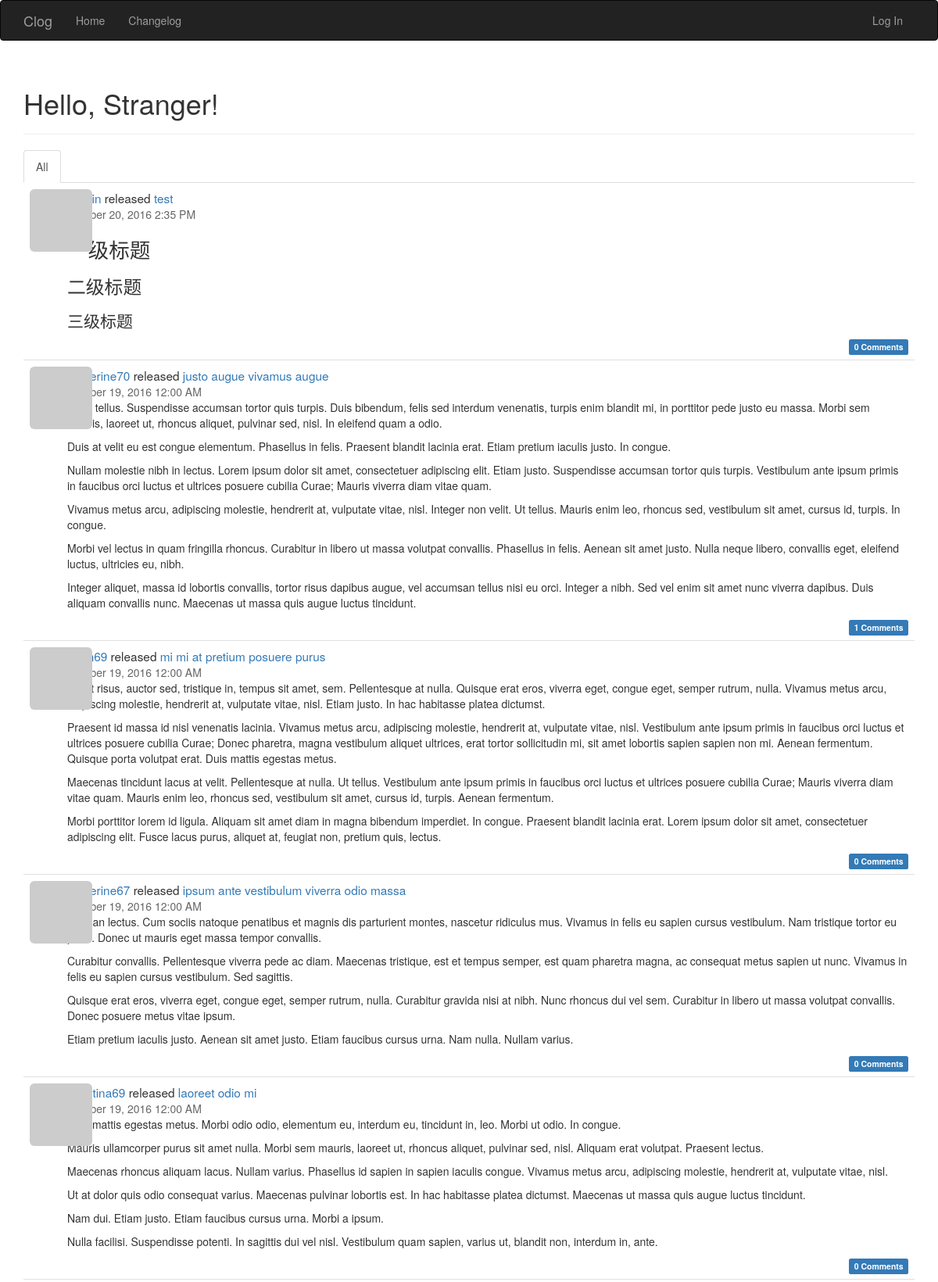
The page / (upper part) on the database its author committed.
### app/models.py (models this page shows, shortened)
class Post(db.Model):
    __tablename__ = 'posts'
    id = db.Column(db.Integer, primary_key=True)
    title = db.Column(db.Text)
    body = db.Column(db.Text)
    timestamp = db.Column(db.DateTime, index=True, default=datetime.utcnow)
    author_id = db.Column(db.Integer, db.ForeignKey('users.id'))
    body_html = db.Column(db.Text)
    comments = db.relationship('Comment', backref='post', lazy='dynamic')

class User(UserMixin, db.Model):
    __tablename__ = 'users'
    id = db.Column(db.Integer, primary_key=True)
    username = db.Column(db.String(64), unique=True, index=True)
    email = db.Column(db.String(64), unique=True, index=True)
    role_id = db.Column(db.Integer, db.ForeignKey('roles.id'))
    password_hash = db.Column(db.String(128))
    confirmed = db.Column(db.Boolean, default=False)
    avatar_hash = db.Column(db.String(32))
    name = db.Column(db.String(64))
    location = db.Column(db.String(64))
    about_me = db.Column(db.Text)
    member_since = db.Column(db.DateTime(), default=datetime.utcnow)
    last_seen = db.Column(db.DateTime(), default=datetime.utcnow)
    posts = db.relationship('Post', backref='author', lazy='dynamic')
    followed = db.relationship('Follow',
                               foreign_keys=[Follow.follower_id],
                               backref=db.backref('follower', lazy='joined'),
                               lazy='dynamic',
                               cascade='all, delete-orphan')
    followers = db.relationship('Follow',
                                foreign_keys=[Follow.followed_id],
                                backref=db.backref('followed', lazy='joined'),
                                lazy='dynamic',
                                cascade='all, delete-orphan')
    comments = db.relationship('Comment', backref='author', lazy='dynamic')
    @property
    def password(self):
        raise AttributeError('password is not a readable attribute')
    def gravatar(self, size=100, default='identicon', rating='g'):
        if request.is_secure:
            url = 'https://secure.gravatar.com/avatar'
        else:
            url = 'https://www.gravatar.com/avatar'
        hash = self.avatar_hash or hashlib.md5(
            self.email.encode('utf-8')).hexdigest()
        return '{url}/{hash}?s={size}&d={default}&r={rating}'.format(
            url=url, hash=hash, size=size, default=default, rating=rating)

### app/main/views.py (the view)
@main.route('/', methods=['GET', 'POST'])
def index():
    form = PostForm()
    if current_user.can(Permission.WRITE_ARTICLES) and form.validate_on_submit():
        post = Post(title=form.title.data,
            body=form.body.data, author=current_user._get_current_object())
        db.session.add(post)
        return redirect(url_for('.index'))
    page = request.args.get('page', 1, type=int)
    show_followed = False
    if current_user.is_authenticated:
        show_followed = bool(request.cookies.get('show_followed', ''))
    if show_followed:
        query = current_user.followed_posts
    else:
        query = Post.query
    pagination = query.order_by(Post.timestamp.desc()).paginate(
        page, per_page=current_app.config['FLASKY_POSTS_PER_PAGE'],
        error_out=False)
    posts = pagination.items
    return render_template('index.html', form=form, posts=posts,
                           show_followed=show_followed, pagination=pagination)

### app/auth/views.py (called while the page is built)
@auth.before_app_request
def before_request():
    if current_user.is_authenticated:
        current_user.ping()
        if not current_user.confirmed \
                and request.endpoint[:5] != 'auth.' \
                and request.endpoint != 'static':
            return redirect(url_for('auth.unconfirmed'))

### app/main/__init__.py (called while the page is built)
@main.app_context_processor
def inject_permissions():
    return dict(Permission=Permission)

### app/models.py (called while the page is built)
    def can(self, permissions):
        return False

    def is_administrator(self):
        return False

### app/templates/index.html (shortened to what this page needs)
{% extends "base.html" %}
{% import "bootstrap/wtf.html" as wtf %}
{% import "_macros.html" as macros %}
{% block page_content %}
<div class="page-header">
    <h1>Hello, {% if current_user.is_authenticated %}{{ current_user.username }}{% else %}Stranger{% endif %}!</h1>
</div>
<div class="post-tabs">
    <ul class="nav nav-tabs">
        <li{% if not show_followed %} class="active"{% endif %}><a href="{{ url_for('.show_all') }}">All</a></li>
    </ul>
    {% include '_posts.html' %}
</div>
{% endblock %}

### app/templates/_posts.html (shortened to what this page needs)
<ul class="posts">
    {% for post in posts %}
    <li class="post">
        <div class="post-thumbnail">
            <a href="{{ url_for('.user', username=post.author.username) }}">
                <img class="img-rounded profile-thumbnail" src="{{ post.author.gravatar(size=40) }}">
            </a>
        </div>
        <div class="post-content">
            <div class="post-author">
                <a href="{{ url_for('.user', username=post.author.username) }}">{{ post.author.username }}</a>
                released
                <a href="{{ url_for('.post', id=post.id) }}">{{ post.title }}</a>
            </div>
            <div class="post-date">{{ moment(post.timestamp).format('LLL') }}</div>
            <div class="post-body">
                {% if post.body_html %}
                    {{ post.body_html | safe }}
                {% else %}
                    {{ post.body }}
                {% endif %}
            </div>
            <div class="post-footer">
                <a href="{{ url_for('.post', id=post.id) }}#comments">
                    <span class="label label-primary">{{ post.comments.count() }} Comments</span>
                </a>
            </div>
        </div>
    </li>
    {% endfor %}
</ul>

### app/static/styles.css (style rules this page uses)
.profile-thumbnail { position: absolute; }
div.post-tabs { margin-top: 16px; }
ul.posts { list-style-type: none; padding: 0px; margin: 16px 0px 0px 0px; border-top: 1px solid #e0e0e0; }
div.post-tabs ul.posts { margin: 0px; border-top: none; }
ul.posts li.post { padding: 8px; border-bottom: 1px solid #e0e0e0; }
div.post-date { color: #666666; }
div.post-author { font-size: 110%; }
div.post-body { max-height: 300px; overflow-y: auto; }
div.post-thumbnail { position: absolute; }
div.post-content { margin-left: 48px; min-height: 48px; }
div.post-footer { text-align: right; }
.post-body h1 { font-size: 190%; }
.post-body h2 { font-size: 170%; }
.post-body h3 { font-size: 150%; }

### rows shown on the page
Post: title "test", timestamp "October 20, 2016 2:35 PM", body_html "一级标题 二级标题 三级标题", comments.count "0"
Post: author.username "katherine70", title "justo augue vivamus augue", timestamp "October 19, 2016 12:00 AM", body_html "Nulla tellus. Suspendisse accumsan tortor quis turpis. Duis bibendum, felis sed interdum venenatis, turpis enim blandit mi, in porttitor pede justo eu massa. Morbi sem mauris, laoreet ut, rhoncus aliquet, pulvinar sed, nisl. In eleifend quam a odio. Duis at velit eu est congue elementum. Phasellus in felis. Praesent blandit lacinia erat. Etiam pretium iaculis justo. In congue. Nullam molestie nibh in lectus. Lorem ipsum dolor sit amet, consectetuer adipiscing elit. Etiam justo. Suspendisse accumsan tortor quis turpis. Vestibulum ante ipsum primis in faucibus orci luctus et ultrices posuere cubilia Curae; Mauris viverra diam vitae quam. Vivamus metus arcu, adipiscing molestie, hendrerit at,…", comments.count "1"
Post: title "mi mi at pretium posuere purus", timestamp "October 19, 2016 12:00 AM", body_html "In est risus, auctor sed, tristique in, tempus sit amet, sem. Pellentesque at nulla. Quisque erat eros, viverra eget, congue eget, semper rutrum, nulla. Vivamus metus arcu, adipiscing molestie, hendrerit at, vulputate vitae, nisl. Etiam justo. In hac habitasse platea dictumst. Praesent id massa id nisl venenatis lacinia. Vivamus metus arcu, adipiscing molestie, hendrerit at, vulputate vitae, nisl. Vestibulum ante ipsum primis in faucibus orci luctus et ultrices posuere cubilia Curae; Donec pharetra, magna vestibulum aliquet ultrices, erat tortor sollicitudin mi, sit amet lobortis sapien sapien non mi. Aenean fermentum. Quisque porta volutpat erat. Duis mattis egestas metus. Maecenas…", comments.count "0"
Post: author.username "katherine67", title "ipsum ante vestibulum viverra odio massa", timestamp "October 19, 2016 12:00 AM", body_html "Aenean lectus. Cum sociis natoque penatibus et magnis dis parturient montes, nascetur ridiculus mus. Vivamus in felis eu sapien cursus vestibulum. Nam tristique tortor eu pede. Donec ut mauris eget massa tempor convallis. Curabitur convallis. Pellentesque viverra pede ac diam. Maecenas tristique, est et tempus semper, est quam pharetra magna, ac consequat metus sapien ut nunc. Vivamus in felis eu sapien cursus vestibulum. Sed sagittis. Quisque erat eros, viverra eget, congue eget, semper rutrum, nulla. Curabitur gravida nisi at nibh. Nunc rhoncus dui vel sem. Curabitur in libero ut massa volutpat convallis. Donec posuere metus vitae ipsum. Etiam pretium iaculis justo. Aenean sit amet justo.…", comments.count "0"
Post: author.username "christina69", title "laoreet odio mi", timestamp "October 19, 2016 12:00 AM", body_html "Duis mattis egestas metus. Morbi odio odio, elementum eu, interdum eu, tincidunt in, leo. Morbi ut odio. In congue. Mauris ullamcorper purus sit amet nulla. Morbi sem mauris, laoreet ut, rhoncus aliquet, pulvinar sed, nisl. Aliquam erat volutpat. Praesent lectus. Maecenas rhoncus aliquam lacus. Nullam varius. Phasellus id sapien in sapien iaculis congue. Vivamus metus arcu, adipiscing molestie, hendrerit at, vulputate vitae, nisl. Ut at dolor quis odio consequat varius. Maecenas pulvinar lobortis est. In hac habitasse platea dictumst. Maecenas ut massa quis augue luctus tincidunt. Nam dui. Etiam justo. Etiam faucibus cursus urna. Morbi a ipsum. Nulla facilisi. Suspendisse potenti. In…", comments.count "0"
